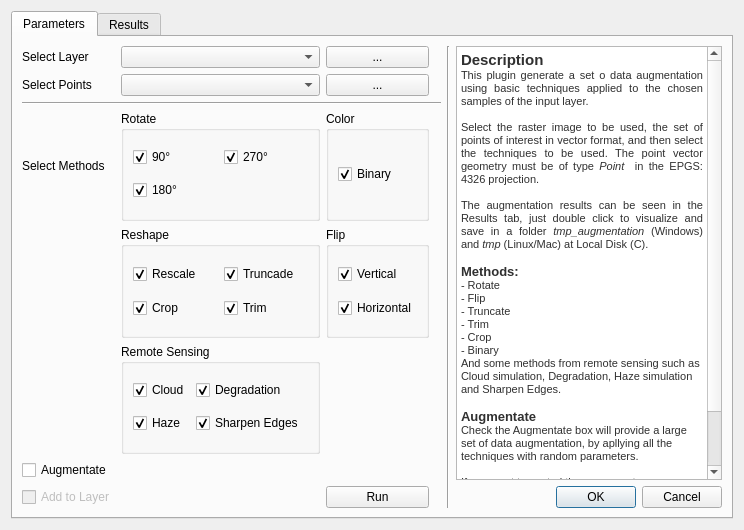
<?xml version="1.0" encoding="UTF-8"?>
<ui version="4.0">
 <class>basicdataaugmentationDialogBase</class>
 <widget class="QDialog" name="basicdataaugmentationDialogBase">
  <property name="geometry">
   <rect>
    <x>0</x>
    <y>0</y>
    <width>744</width>
    <height>530</height>
   </rect>
  </property>
  <property name="windowTitle">
   <string>Basic Data Augmentation</string>
  </property>
  <layout class="QGridLayout" name="gridLayout_3">
   <item row="0" column="1">
    <widget class="QTabWidget" name="tabWidget">
     <property name="currentIndex">
      <number>0</number>
     </property>
     <widget class="QWidget" name="tab_1">
      <attribute name="title">
       <string>Parameters</string>
      </attribute>
      <layout class="QGridLayout" name="gridLayout_6">
       <item row="7" column="6">
        <widget class="QDialogButtonBox" name="ok_btn">
         <property name="orientation">
          <enum>Qt::Horizontal</enum>
         </property>
         <property name="standardButtons">
          <set>QDialogButtonBox::Cancel|QDialogButtonBox::Ok</set>
         </property>
        </widget>
       </item>
       <item row="1" column="0">
        <widget class="QLabel" name="label_4">
         <property name="text">
          <string>Select Points</string>
         </property>
        </widget>
       </item>
       <item row="7" column="2">
        <widget class="QPushButton" name="run">
         <property name="text">
          <string>Run</string>
         </property>
        </widget>
       </item>
       <item row="0" column="2">
        <widget class="QPushButton" name="layerButton">
         <property name="text">
          <string>...</string>
         </property>
        </widget>
       </item>
       <item row="4" column="1">
        <widget class="QGroupBox" name="groupBox_2">
         <property name="title">
          <string>Reshape</string>
         </property>
         <layout class="QGridLayout" name="gridLayout_7">
          <item row="0" column="0">
           <widget class="QCheckBox" name="rescale">
            <property name="text">
             <string>Rescale</string>
            </property>
            <property name="checked">
             <bool>true</bool>
            </property>
           </widget>
          </item>
          <item row="0" column="1">
           <widget class="QCheckBox" name="truncate">
            <property name="text">
             <string>Truncade</string>
            </property>
            <property name="checked">
             <bool>true</bool>
            </property>
           </widget>
          </item>
          <item row="1" column="0">
           <widget class="QCheckBox" name="crop">
            <property name="text">
             <string>Crop</string>
            </property>
            <property name="checked">
             <bool>true</bool>
            </property>
           </widget>
          </item>
          <item row="1" column="1">
           <widget class="QCheckBox" name="trim">
            <property name="text">
             <string>Trim</string>
            </property>
            <property name="checked">
             <bool>true</bool>
            </property>
           </widget>
          </item>
         </layout>
        </widget>
       </item>
       <item row="5" column="1">
        <widget class="QGroupBox" name="groupBox_6">
         <property name="title">
          <string>Remote Sensing</string>
         </property>
         <layout class="QGridLayout" name="gridLayout_8">
          <item row="2" column="0">
           <widget class="QCheckBox" name="checkBox_16">
            <property name="text">
             <string>Haze</string>
            </property>
            <property name="checked">
             <bool>true</bool>
            </property>
           </widget>
          </item>
          <item row="0" column="0">
           <widget class="QCheckBox" name="checkBox_15">
            <property name="text">
             <string>Cloud</string>
            </property>
            <property name="checked">
             <bool>true</bool>
            </property>
           </widget>
          </item>
          <item row="0" column="1">
           <widget class="QCheckBox" name="checkBox_17">
            <property name="text">
             <string>Degradation</string>
            </property>
            <property name="checked">
             <bool>true</bool>
            </property>
           </widget>
          </item>
          <item row="2" column="1">
           <widget class="QCheckBox" name="checkBox_18">
            <property name="text">
             <string>Sharpen Edges </string>
            </property>
            <property name="checked">
             <bool>true</bool>
            </property>
           </widget>
          </item>
         </layout>
        </widget>
       </item>
       <item row="2" column="0" colspan="5">
        <widget class="Line" name="line">
         <property name="orientation">
          <enum>Qt::Horizontal</enum>
         </property>
        </widget>
       </item>
       <item row="7" column="0">
        <widget class="QCheckBox" name="addLayer">
         <property name="enabled">
          <bool>false</bool>
         </property>
         <property name="mouseTracking">
          <bool>true</bool>
         </property>
         <property name="autoFillBackground">
          <bool>false</bool>
         </property>
         <property name="text">
          <string>Add to Layer</string>
         </property>
        </widget>
       </item>
       <item row="1" column="1">
        <widget class="QComboBox" name="vectorCombo"/>
       </item>
       <item row="6" column="0">
        <widget class="QCheckBox" name="augmentate">
         <property name="text">
          <string>Augmentate</string>
         </property>
        </widget>
       </item>
       <item row="3" column="2">
        <widget class="QGroupBox" name="groupBox_4">
         <property name="title">
          <string>Color</string>
         </property>
         <layout class="QGridLayout" name="gridLayout">
          <item row="0" column="0">
           <widget class="QCheckBox" name="binary">
            <property name="text">
             <string>Binary</string>
            </property>
            <property name="checked">
             <bool>true</bool>
            </property>
           </widget>
          </item>
         </layout>
        </widget>
       </item>
       <item row="3" column="0">
        <widget class="QLabel" name="label_3">
         <property name="text">
          <string>Select Methods</string>
         </property>
        </widget>
       </item>
       <item row="1" column="2">
        <widget class="QPushButton" name="vectorButton">
         <property name="text">
          <string>...</string>
         </property>
        </widget>
       </item>
       <item row="3" column="1">
        <widget class="QGroupBox" name="groupBox">
         <property name="title">
          <string>Rotate</string>
         </property>
         <layout class="QGridLayout" name="gridLayout_5">
          <item row="1" column="0">
           <widget class="QCheckBox" name="rotate180">
            <property name="text">
             <string>180°</string>
            </property>
            <property name="checked">
             <bool>true</bool>
            </property>
           </widget>
          </item>
          <item row="0" column="0">
           <widget class="QCheckBox" name="rotate90">
            <property name="autoFillBackground">
             <bool>false</bool>
            </property>
            <property name="text">
             <string>90°</string>
            </property>
            <property name="checked">
             <bool>true</bool>
            </property>
           </widget>
          </item>
          <item row="0" column="1">
           <widget class="QCheckBox" name="rotate270">
            <property name="text">
             <string>270°</string>
            </property>
            <property name="checked">
             <bool>true</bool>
            </property>
           </widget>
          </item>
         </layout>
        </widget>
       </item>
       <item row="0" column="5" rowspan="8">
        <widget class="Line" name="line_2">
         <property name="orientation">
          <enum>Qt::Vertical</enum>
         </property>
        </widget>
       </item>
       <item row="0" column="0">
        <widget class="QLabel" name="label">
         <property name="text">
          <string>Select Layer</string>
         </property>
        </widget>
       </item>
       <item row="0" column="1">
        <widget class="QComboBox" name="layerCombo"/>
       </item>
       <item row="4" column="2">
        <widget class="QGroupBox" name="groupBox_3">
         <property name="title">
          <string>Flip</string>
         </property>
         <layout class="QGridLayout" name="gridLayout_4">
          <item row="1" column="0">
           <widget class="QCheckBox" name="flipHor">
            <property name="text">
             <string>Horizontal</string>
            </property>
            <property name="checked">
             <bool>true</bool>
            </property>
           </widget>
          </item>
          <item row="0" column="0">
           <widget class="QCheckBox" name="flipVer">
            <property name="text">
             <string>Vertical</string>
            </property>
            <property name="checked">
             <bool>true</bool>
            </property>
           </widget>
          </item>
         </layout>
        </widget>
       </item>
       <item row="0" column="6" rowspan="7">
        <widget class="QTextBrowser" name="textBrowser">
         <property name="html">
          <string>&lt;!DOCTYPE HTML PUBLIC &quot;-//W3C//DTD HTML 4.0//EN&quot; &quot;http://www.w3.org/TR/REC-html40/strict.dtd&quot;&gt;
&lt;html&gt;&lt;head&gt;&lt;meta name=&quot;qrichtext&quot; content=&quot;1&quot; /&gt;&lt;style type=&quot;text/css&quot;&gt;
p, li { white-space: pre-wrap; }
&lt;/style&gt;&lt;/head&gt;&lt;body style=&quot; font-family:'MS Shell Dlg 2'; font-size:8.25pt; font-weight:400; font-style:normal;&quot;&gt;
&lt;p style=&quot; margin-top:0px; margin-bottom:0px; margin-left:0px; margin-right:0px; -qt-block-indent:0; text-indent:0px;&quot;&gt;&lt;span style=&quot; font-size:11pt; font-weight:600; color:#303030;&quot;&gt;Description&lt;/span&gt;&lt;/p&gt;
&lt;p align=&quot;justify&quot; style=&quot; margin-top:0px; margin-bottom:0px; margin-left:0px; margin-right:0px; -qt-block-indent:0; text-indent:0px;&quot;&gt;&lt;span style=&quot; font-size:8pt; color:#303030;&quot;&gt;This plugin generate a set o data augmentation using basic techniques applied to the chosen samples of the input layer.&lt;/span&gt;&lt;/p&gt;
&lt;p align=&quot;justify&quot; style=&quot;-qt-paragraph-type:empty; margin-top:0px; margin-bottom:0px; margin-left:0px; margin-right:0px; -qt-block-indent:0; text-indent:0px; font-size:8pt; color:#303030;&quot;&gt;&lt;br /&gt;&lt;/p&gt;
&lt;p align=&quot;justify&quot; style=&quot; margin-top:0px; margin-bottom:0px; margin-left:0px; margin-right:0px; -qt-block-indent:0; text-indent:0px;&quot;&gt;&lt;span style=&quot; font-size:8pt; color:#303030;&quot;&gt;Select the raster image to be used, the set of points of interest in vector format, and then select the techniques to be used. The point vector geometry must be of type &lt;/span&gt;&lt;span style=&quot; font-size:8pt; font-style:italic; color:#303030;&quot;&gt;Point&lt;/span&gt;&lt;span style=&quot; font-size:8pt; color:#303030;&quot;&gt;  in the EPGS:4326 projection.&lt;/span&gt;&lt;/p&gt;
&lt;p align=&quot;justify&quot; style=&quot;-qt-paragraph-type:empty; margin-top:0px; margin-bottom:0px; margin-left:0px; margin-right:0px; -qt-block-indent:0; text-indent:0px; font-size:8pt; color:#303030;&quot;&gt;&lt;br /&gt;&lt;/p&gt;
&lt;p align=&quot;justify&quot; style=&quot; margin-top:0px; margin-bottom:0px; margin-left:0px; margin-right:0px; -qt-block-indent:0; text-indent:0px;&quot;&gt;&lt;span style=&quot; font-size:8pt; color:#303030;&quot;&gt;The augmentation results can be seen in the Results tab, just double click to visualize and save in a folder&lt;/span&gt;&lt;span style=&quot; font-size:8pt; font-style:italic; color:#303030;&quot;&gt; tmp_augmentation&lt;/span&gt;&lt;span style=&quot; font-size:8pt; color:#303030;&quot;&gt; (Windows) and &lt;/span&gt;&lt;span style=&quot; font-size:8pt; font-style:italic; color:#303030;&quot;&gt;tmp&lt;/span&gt;&lt;span style=&quot; font-size:8pt; color:#303030;&quot;&gt; (Linux/Mac) at Local Disk (C).&lt;/span&gt;&lt;/p&gt;
&lt;p align=&quot;justify&quot; style=&quot;-qt-paragraph-type:empty; margin-top:0px; margin-bottom:0px; margin-left:0px; margin-right:0px; -qt-block-indent:0; text-indent:0px; font-size:8pt; color:#303030;&quot;&gt;&lt;br /&gt;&lt;/p&gt;
&lt;p style=&quot; margin-top:0px; margin-bottom:0px; margin-left:0px; margin-right:0px; -qt-block-indent:0; text-indent:0px;&quot;&gt;&lt;span style=&quot; font-size:10pt; font-weight:600; color:#303030;&quot;&gt;Methods:                                                                                                                                                              &lt;/span&gt;&lt;span style=&quot; font-size:8pt; color:#303030;&quot;&gt;- Rotate                                                                                                                                                          - Flip                                                                                                                                                               - Truncate                                                                                                                                                      - Trim                                                                                                                                                              - Crop                                                                                                                                                             - Binary                                                                                                                                                         &lt;/span&gt;&lt;/p&gt;
&lt;p style=&quot; margin-top:0px; margin-bottom:0px; margin-left:0px; margin-right:0px; -qt-block-indent:0; text-indent:0px;&quot;&gt;&lt;span style=&quot; font-size:8pt; color:#303030;&quot;&gt;And some methods from remote sensing such as Cloud simulation, Degradation, Haze simulation and Sharpen Edges.&lt;/span&gt;&lt;/p&gt;
&lt;p style=&quot;-qt-paragraph-type:empty; margin-top:0px; margin-bottom:0px; margin-left:0px; margin-right:0px; -qt-block-indent:0; text-indent:0px; font-size:8pt; color:#303030;&quot;&gt;&lt;br /&gt;&lt;/p&gt;
&lt;p style=&quot; margin-top:0px; margin-bottom:0px; margin-left:0px; margin-right:0px; -qt-block-indent:0; text-indent:0px;&quot;&gt;&lt;span style=&quot; font-size:10pt; font-weight:600; color:#303030;&quot;&gt;Augmentate&lt;/span&gt;&lt;/p&gt;
&lt;p style=&quot; margin-top:0px; margin-bottom:0px; margin-left:0px; margin-right:0px; -qt-block-indent:0; text-indent:0px;&quot;&gt;&lt;span style=&quot; font-size:8pt; color:#303030;&quot;&gt;Check the Augmentate box will provide a large set of data augmentation, by apllying all the techniques with random parameters.&lt;/span&gt;&lt;/p&gt;
&lt;p style=&quot;-qt-paragraph-type:empty; margin-top:0px; margin-bottom:0px; margin-left:0px; margin-right:0px; -qt-block-indent:0; text-indent:0px; font-size:8pt; color:#303030;&quot;&gt;&lt;br /&gt;&lt;/p&gt;
&lt;p style=&quot; margin-top:0px; margin-bottom:0px; margin-left:0px; margin-right:0px; -qt-block-indent:0; text-indent:0px;&quot;&gt;&lt;span style=&quot; font-size:8pt; color:#303030;&quot;&gt;If you want to control these parameters, we suggest use the Data Augmentation package (https://github.com/prog-geo/augmentation.git), a complement of this QGIS plugin.&lt;/span&gt;&lt;/p&gt;
&lt;p style=&quot;-qt-paragraph-type:empty; margin-top:0px; margin-bottom:0px; margin-left:0px; margin-right:0px; -qt-block-indent:0; text-indent:0px;&quot;&gt;&lt;br /&gt;&lt;/p&gt;&lt;/body&gt;&lt;/html&gt;</string>
         </property>
        </widget>
       </item>
      </layout>
     </widget>
     <widget class="QWidget" name="tab_2">
      <attribute name="title">
       <string>Results</string>
      </attribute>
      <layout class="QGridLayout" name="gridLayout_9">
       <item row="0" column="3">
        <widget class="QScrollArea" name="scrollArea">
         <property name="widgetResizable">
          <bool>true</bool>
         </property>
         <widget class="QWidget" name="scrollAreaWidgetContents_2">
          <property name="geometry">
           <rect>
            <x>0</x>
            <y>0</y>
            <width>700</width>
            <height>466</height>
           </rect>
          </property>
          <layout class="QGridLayout" name="gridLayout_10">
           <item row="0" column="0" rowspan="2" colspan="2">
            <widget class="QSplitter" name="splitter">
             <property name="orientation">
              <enum>Qt::Horizontal</enum>
             </property>
             <widget class="QTreeWidget" name="treeWidget">
              <property name="lineWidth">
               <number>1</number>
              </property>
              <property name="columnCount">
               <number>1</number>
              </property>
              <attribute name="headerVisible">
               <bool>false</bool>
              </attribute>
              <column>
               <property name="text">
                <string notr="true">1</string>
               </property>
              </column>
             </widget>
             <widget class="QgsMapCanvas" name="canvas" native="true"/>
            </widget>
           </item>
          </layout>
         </widget>
        </widget>
       </item>
      </layout>
     </widget>
    </widget>
   </item>
  </layout>
 </widget>
 <customwidgets>
  <customwidget>
   <class>QgsMapCanvas</class>
   <extends>QWidget</extends>
   <header>qgis.gui</header>
   <container>1</container>
  </customwidget>
 </customwidgets>
 <resources/>
 <connections>
  <connection>
   <sender>ok_btn</sender>
   <signal>accepted()</signal>
   <receiver>basicdataaugmentationDialogBase</receiver>
   <slot>accept()</slot>
   <hints>
    <hint type="sourcelabel">
     <x>20</x>
     <y>20</y>
    </hint>
    <hint type="destinationlabel">
     <x>20</x>
     <y>20</y>
    </hint>
   </hints>
  </connection>
  <connection>
   <sender>ok_btn</sender>
   <signal>rejected()</signal>
   <receiver>basicdataaugmentationDialogBase</receiver>
   <slot>reject()</slot>
   <hints>
    <hint type="sourcelabel">
     <x>20</x>
     <y>20</y>
    </hint>
    <hint type="destinationlabel">
     <x>20</x>
     <y>20</y>
    </hint>
   </hints>
  </connection>
 </connections>
</ui>
